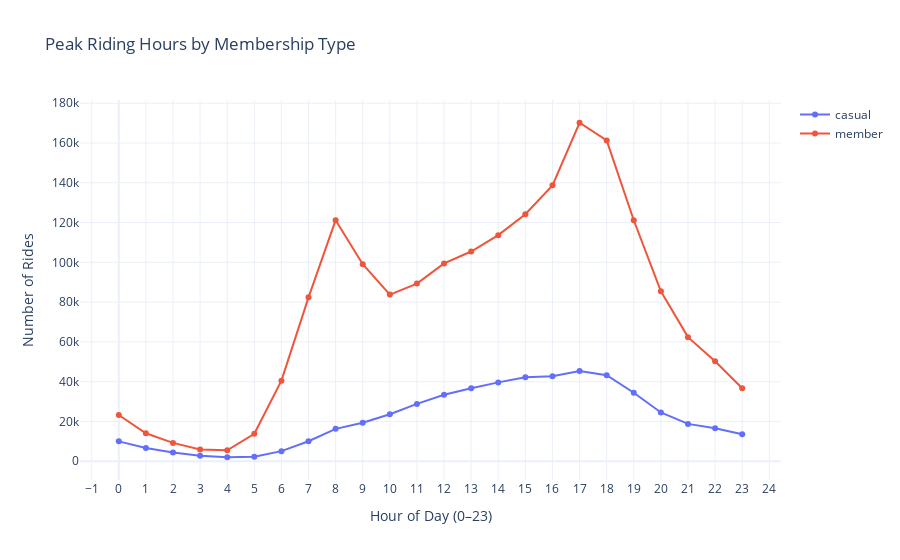

The notebook cell saved with this chart:
### Code cell
# Create an empty figure
fig = go.Figure()

# Add one line per membership type
for member_type in member_hourly['member_casual'].unique():
    subset = member_hourly[member_hourly['member_casual'] == member_type]
    fig.add_trace(go.Scatter(
        x=subset['ride_hour'],
        y=subset['total_rides'],
        mode='lines+markers',  # lines with markers
        name=member_type
    ))

# Update layout
fig.update_layout(
    title='Peak Riding Hours by Membership Type',
    xaxis_title='Hour of Day (0–23)',
    yaxis_title='Number of Rides',
    xaxis=dict(tickmode='linear', tick0=0, dtick=1),  # ticks 0–23
    template='plotly_white'
)

# Show interactive figure in scripts or Jupyter
fig.show()

### Figure 1 — Plotly figure (JSON) as saved in the notebook; plotly's stock layout.template omitted (floating-point values rounded to 4 significant figures)
{"data": [{"mode": "lines+markers", "name": "casual", "type": "scatter", "x": [0, 1, 2, 3, 4, 5, 6, 7, 8, 9, 10, 11, 12, 13, 14, 15, 16, 17, 18, 19, 20, 21, 22, 23], "y": [9997, 6680, 4442, 2792, 2004, 2231, 5080, 10039, 16272, 19326, 23651, 28836, 33412, 36742, 39641, 42225, 42690, 45360, 43241, 34455, 24527, 18784, 16568, 13620]}, {"mode": "lines+markers", "name": "member", "type": "scatter", "x": [0, 1, 2, 3, 4, 5, 6, 7, 8, 9, 10, 11, 12, 13, 14, 15, 16, 17, 18, 19, 20, 21, 22, 23], "y": [23251, 14043, 9214, 5924, 5471, 13788, 40523, 82415, 121189, 99030, 83798, 89318, 99474, 105441, 113672, 124159, 138698, 170183, 161309, 121148, 85425, 62396, 50248, 36670]}], "layout": {"title": {"text": "Peak Riding Hours by Membership Type"}, "xaxis": {"dtick": 1, "tick0": 0, "tickmode": "linear", "title": {"text": "Hour of Day (0–23)"}}, "yaxis": {"title": {"text": "Number of Rides"}}}}
